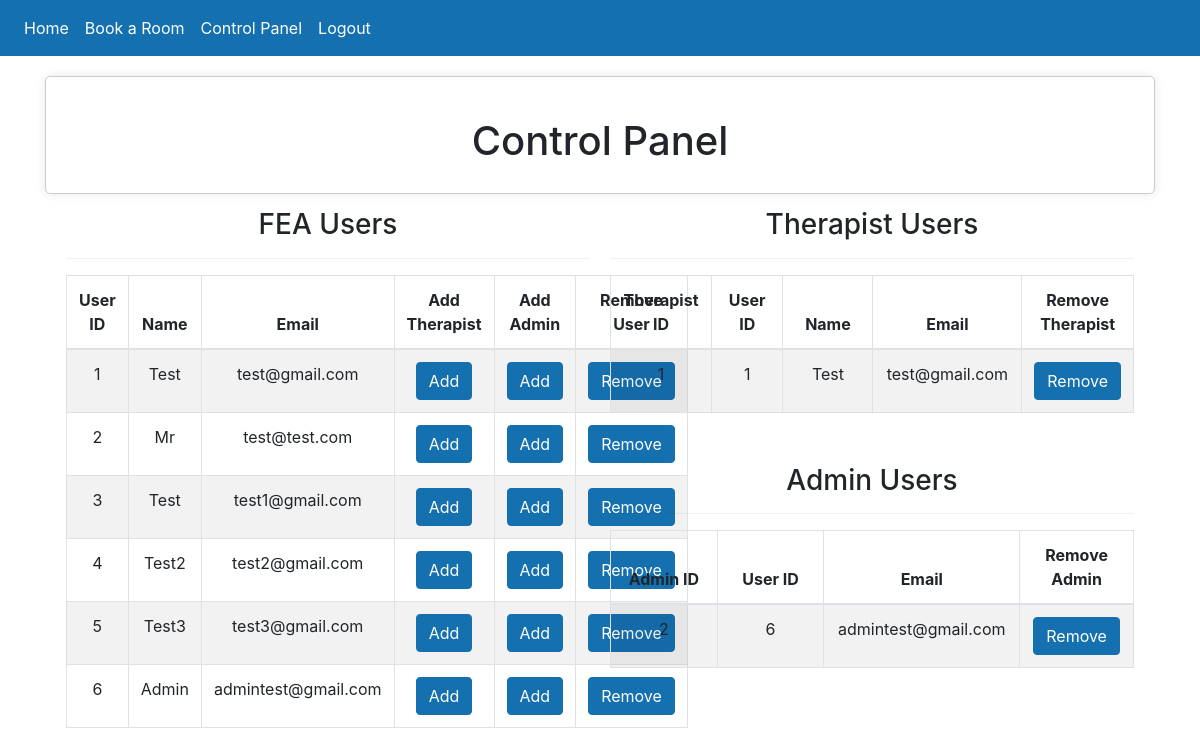
/control_panel (signed in), run on an earlier commit of the app's database.
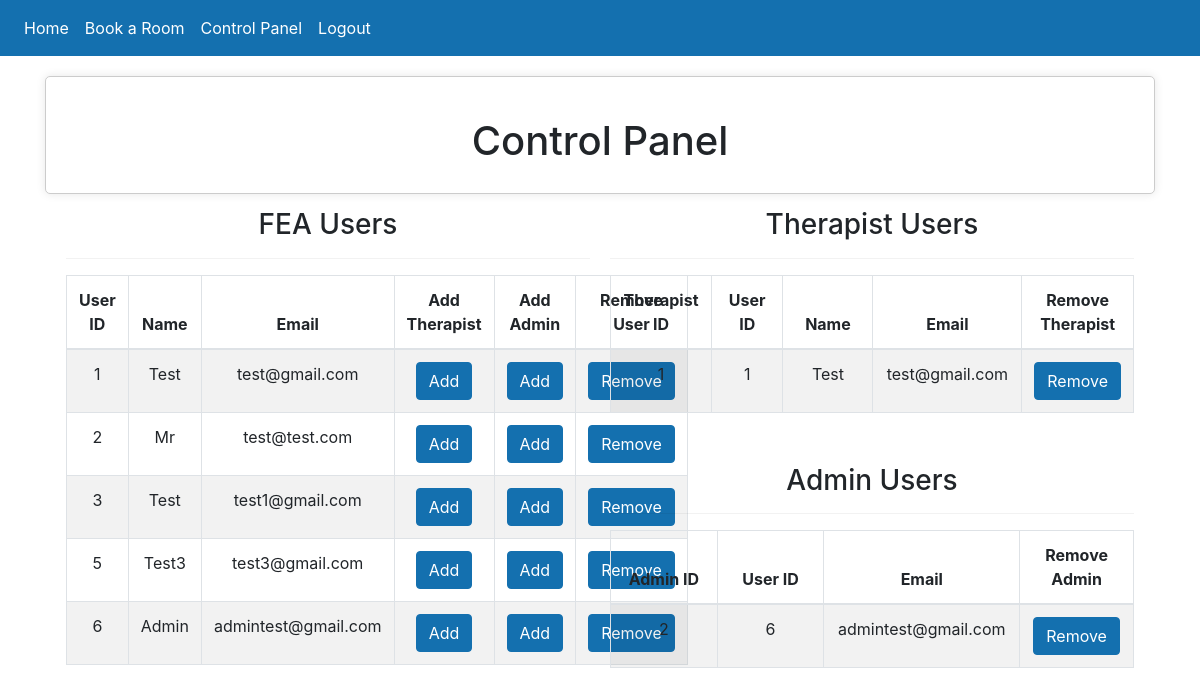
And on a later commit of the database.
### website/models.py (models this page shows)
class User(db.Model, UserMixin):
    id = db.Column(db.Integer, primary_key=True)
    email = db.Column(db.String(150), unique=True)
    password = db.Column(db.String(150))
    first_name = db.Column(db.String(150))
    notes = db.relationship('Note')

class Therapist(db.Model, UserMixin):
    therapist_id = db.Column(db.Integer, primary_key=True)
    user_id = db.Column(db.Integer, db.ForeignKey('user.id'))
    email = db.Column(db.String(150), db.ForeignKey('user.email'))
    first_name = db.Column(db.String(150), db.ForeignKey('user.first_name'))

class Admin(db.Model, UserMixin):
    admin_id = db.Column(db.Integer, primary_key=True)
    user_id = db.Column(db.Integer, db.ForeignKey('user.id'))
    email = db.Column(db.String(150), db.ForeignKey('user.email'))

### website/views.py (the view)
@views.route('/control_panel', methods=['GET', 'POST'])
@login_required
def control_panel():
    user1 = User.query.all()
    therapist1 = Therapist.query.all()
    admin = Admin.query.all()
    return render_template('control_panel.html', user=current_user, user1=user1, therapist1=therapist1, admin=admin)

### website/__init__.py (called while the page is built)
def create_app():
    app = Flask(__name__)
    app.config['SECRET_KEY'] = 'Team2 Stockton University'
    app.config['SQLALCHEMY_DATABASE_URI'] = f'sqlite:///{DB_NAME}'
    db.init_app(app)
    from .views import views
    from .auth import auth
    app.register_blueprint(views, url_prefix='/')
    app.register_blueprint(auth, url_prefix='/')
    from .models import User, Note, Therapist, Admin
    create_database(app)
    login_manager = LoginManager()
    login_manager.login_view = 'auth.login'  #Flask will redirect to auth.login if the user is not logged in.
    login_manager.init_app(app) #allows login_manager to use the app
    @login_manager.user_loader #Will look for PK and check if id = user_id in the database.
    def load_user(user_id):
        return User.query.get(int(user_id))
    return app

### website/templates/control_panel.html (shortened to what this page needs)
{% extends "base.html" %}
{% block content %}
<div class="center-box" style="max-width: 2400px; margin: 20px auto; z-index: -1;">
    <h1 align="center" style="margin-top: 20px;">Control Panel</h1>
        <div class="section" style="float: left; width: 50%; padding-right: 10px; margin-top: 35px;">
            <div class="table-box">
                <h3>FEA Users</h3>
                <hr style="opacity: 0.5;">
                <div class="table-container">
                    <table class="table table-striped table-bordered">
                        <thead>
                            <tr>
                                <th style="width: 20%;">User ID</th>
                                <th style="width: 30%;">Name</th>
                                <th style="width: 30%;">Email</th>
                                <th style="width: 20%;">Add Therapist</th>
                                <th style="width: 20%;">Add Admin</th>
                                <th style="width: 30%;">Remove User</th>
                            </tr>
                        </thead>
                        <tbody>
                            {% for user in user1 %}
                                <tr>
                                    <td style="width: 20%;">{{ user.id }}</td>
                                    <td style="width: 30%;">{{ user.first_name }}</td>
                                    <td style="width: 30%;">{{ user.email }}</td>
                                    <td>
                                        <form action="/add-therapist" method ='POST'>
                                            <button type="submit" class="btn btn-primary">Add</button>
                                        </form>
                                    </td>
                                    <td>
                                        <form action="/add-admin" method ='POST'>
                                        <button type="submit" class="btn btn-primary">Add</button>
                                        </form>
                                    </td>
                                    <td>
                                        <form action="/delete_user" method ='POST'>
                                        <button type="submit" class="btn btn-primary">Remove</button>
                                        </form>
                                    </td>
                                </tr>
                            {% endfor %}
                        </tbody>
                    </table>
                </div>
            </div>
        </div>
        <div class="section" style="float: left; width: 50%; padding-left: 10px; margin-top: 35px;">
            <div class="table-box">
                <h3>Therapist Users</h3>
                <hr style="opacity: 0.5;">
                <div class="table-container">
                    <table class="table table-striped table-bordered">
                        <thead>
                            <tr>
                                <th style="width: 20%;">Therapist ID</th>
                                <th style="width: 20%;">User ID</th>
                                <th style="width: 30%;">Name</th>
                                <th style="width: 30%;">Email</th>
                                <th style="width: 20%;">Remove Therapist</th>
                            </tr>
                        </thead>
                        <tbody>
                            {% for therapist in therapist1 %}
                                <tr>
                                    <td style="width: 20%;">{{ therapist.therapist_id }}</td>
                                    <td style="width: 20%;">{{ therapist.user_id }}</td>
                                    <td style="width: 30%;">{{ therapist.first_name }}</td>
                                    <td style="width: 30%;">{{ therapist.email }}</td>
                                    <td>
                                        <form action="/delete_therapist" method ='POST'>
                                            <button type="submit" class="btn btn-primary">Remove</button>
                                        </form>
                                    </td>
                                </tr>
                            {% endfor %}
                        </tbody>
                    </table>
                </div>
            </div>
        </div>
        <div class="section" style="float: left; width: 50%; padding-left: 10px; margin-top: 35px;">
            <div class="table-box">
                <h3>Admin Users</h3>
                <hr style="opacity: 0.5;">
                <div class="table-container">
                    <table class="table table-striped table-bordered">
                        <thead>
                        <tr>
                            <th style="width: 20%;">Admin ID</th>
                            <th style="width: 20%;">User ID</th>
                            <th style="width: 30%;">Email</th>
                            <th style="width: 20%;">Remove Admin</th>
                        </tr>
                        </thead>
                        <tbody>
                        {% for admin in admin %}
                        <tr>
                            <td style="width: 20%;">{{ admin.admin_id }}</td>
                            <td style="width: 20%;">{{ admin.user_id }}</td>
                            <td style="width: 30%;">{{ admin.email }}</td>
                            <td>
                                <form action="/delete_admin" method ='POST'>
                                    <button type="submit" class="btn btn-primary">Remove</button>
                                </form>
                            </td>
                        </tr>
                        {% endfor %}
                        </tbody>
                    </table>
                </div>
            </div>
        </div>
    </div>
</div>
{% endblock %}

### website/templates/base.html (shortened to what this page needs)
<!DOCTYPE html>
<html>
    <head>
        <link
        rel="stylesheet"
        href="https://stackpath.bootstrapcdn.com/bootstrap/4.4.1/css/bootstrap.min.css"
        />
        <link
        rel="stylesheet"
        href="https://stackpath.bootstrapcdn.com/font-awesome/4.7.0/css/font-awesome.min.css"
        />
        <link
        rel="stylesheet"
        href="../static/style.css"
        />
    </head>
    <body>
      <nav class="navbar navbar-expand-lg navbar-dark bg-dark">
          <div class="collapse navbar-collapse" id="navbar">
            <div class="navbar-nav">
              {% if user.is_authenticated %}
              <a class="nav-item nav-link" id="home" href="/">Home</a>
              <a class="nav-item nav-link" id="book" href="/book">Book a Room</a>
              <a class="nav-item nav-link" id="control_panel" href="/control_panel">Control Panel</a>
              <a class="nav-item nav-link" id="logout" href="/logout">Logout</a>
                {% else %}
              <a class="nav-item nav-link" id="login" href="/login">Login</a>
              <a class="nav-item nav-link" id="Register" href="/register">Register</a>
              {% endif %}
            </div>
          </div>
        </nav>
        <div class="container">{% block content %} {% endblock %}</div>
    </body>
</body>
</html>
</html>

### website/static/style.css (style rules this page uses)
.btn-primary { color: #fff; background-color: #1470af; border-color: #1470af; }
.bg-dark { background-color: #1470af!important; }
.navbar-dark .navbar-nav .nav-link { color: #ffffff; }
body { margin-bottom: 100px; }
.center-box { max-width: 400px; margin: 20px auto; text-align: center; padding: 20px; border: 1px solid #ccc; border-radius: 5px; background-color: #fff; box-shadow: 0 0 10px rgba(0, 0, 0, 0.1); }

What changed in the data, as far as the page shows it:
removed User: id "4", first_name "Test2", email "test2@gmail.com"
